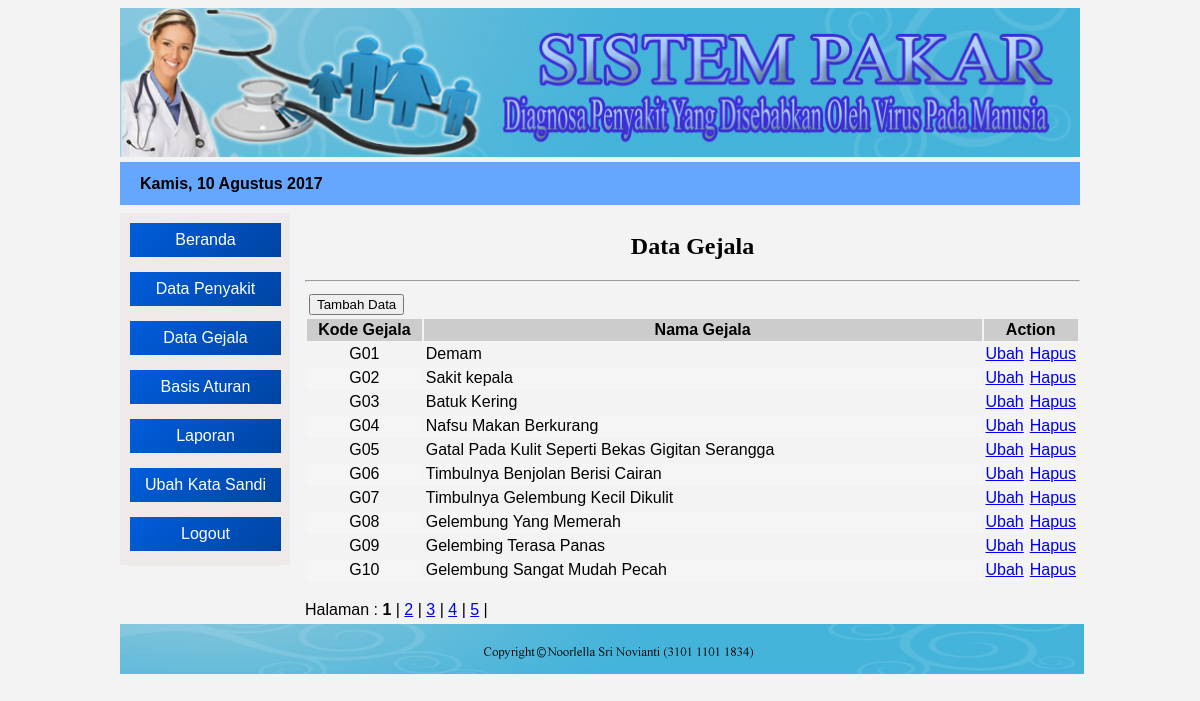
/admin/index.php?open=Gejala-Data (signed in), run on the app's committed database.
### tables this page shows
CREATE TABLE IF NOT EXISTS `tblgejala` (
  `kd_gejala` varchar(7) NOT NULL,
  `nm_gejala` varchar(80) NOT NULL,
  PRIMARY KEY (`kd_gejala`)
);

### admin/gejala_data.php (the view)
<?php
  include "../lib/koneksi.php";
  $batas = 10;
  $halaman = $_GET['halaman'];
  if (empty($halaman)) {
  	$posisi = 0;
  	$halaman = 1;
  }
  else {
  	$posisi = ($halaman-1) * $batas;
  }
 ?>
<center><h2>Data Gejala</h2></center><hr>
<?php
  $query = "select * from tblgejala order by kd_gejala asc limit $posisi,$batas ";
  $tampil = mysqli_query($konek,$query);
 ?>
<table border="0" cellpadding="2" width="100%">
  <tr>
      <form action="?open=Gejala-Add&status=tambah" target="_self" method="Post">
          <td colspan="2" rowspan="2"> <input type="submit" name="btntambah" value="Tambah Data" /></td>
      </form>
  </tr>
  <tr></tr>
  <tr bgcolor="#CCCCCC">
    <th width="15%"> Kode Gejala </th>
    <th> Nama Gejala </th>
    <th colspan="2" width="10%"> Action </th>
  </tr>
  <?php
   $no = $posisi+1;
   while ($data = mysqli_fetch_array($tampil)) {
   	if ($no%2==1) {$warna='';} else {$warna='#F5F5F5';}
   	echo "<tr bgcolor=$warna>
   	         <td align='center'>$data[kd_gejala]</td>
   	         <td>$data[nm_gejala]</td>
   	         <td align='center'><a href='?open=Gejala-Edit&kode=$data[kd_gejala]' target='_self' alt='Edit Data'>Ubah</a></td>
             <td align='center'><a href='?open=Gejala-Hapus&kode=$data[kd_gejala]' target='_self' alt='Delete Data'>Hapus</a></td>
          </tr>";
     $no++;
   }
   echo "</table>";
   $query2     = mysqli_query($konek, "select * from tblgejala order by kd_gejala asc");
   $jmldata    = mysqli_num_rows ($query2);
   $jmlhalaman = ceil($jmldata / $batas);
   echo "<br> Halaman : ";
   for ($a=1;$a<=$jmlhalaman;$a++)
   if ($a != $halaman) {
   	echo "<a href='?open=Gejala-Data&halaman=$a'>$a</a> | ";
   }
   else {
   	echo "<b>$a</b> | ";
   }
?>

### css/desig1.css (style rules this page uses)
* { font-family: Arial, tahoma, sans-serif; }
body { background-color: #f3f3f3; }
#isi h2 { font-family: tahoma, "Times New Roman", "Maiandra GD", sans-serif; }

### data on the page
tblgejala: kd_gejala "G01", nm_gejala "Demam"
tblgejala: kd_gejala "G02", nm_gejala "Sakit kepala"
tblgejala: kd_gejala "G03", nm_gejala "Batuk Kering"
tblgejala: kd_gejala "G04", nm_gejala "Nafsu Makan Berkurang"
tblgejala: kd_gejala "G05", nm_gejala "Gatal Pada Kulit Seperti Bekas Gigitan Serangga"
tblgejala: kd_gejala "G06", nm_gejala "Timbulnya Benjolan Berisi Cairan"
tblgejala: kd_gejala "G07", nm_gejala "Timbulnya Gelembung Kecil Dikulit"
tblgejala: kd_gejala "G08", nm_gejala "Gelembung Yang Memerah"
tblgejala: kd_gejala "G09", nm_gejala "Gelembing Terasa Panas"
tblgejala: kd_gejala "G10", nm_gejala "Gelembung Sangat Mudah Pecah"

### other printed values
$namabln "Kamis"
$tgl "10"
$namabulan "Agustus"
$thn "2017"
